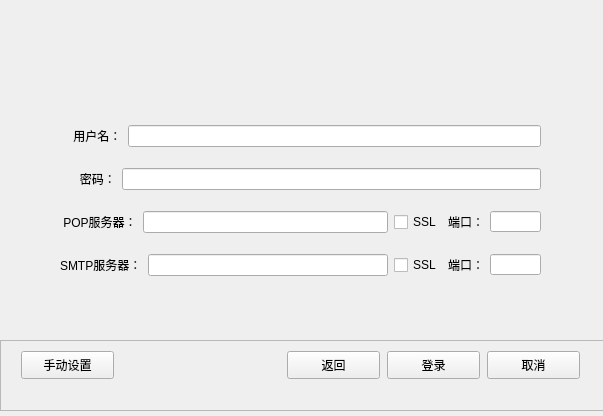
<?xml version="1.0" encoding="UTF-8"?>
<ui version="4.0">
 <class>AccountDialog</class>
 <widget class="QMainWindow" name="AccountDialog">
  <property name="geometry">
   <rect>
    <x>0</x>
    <y>0</y>
    <width>603</width>
    <height>416</height>
   </rect>
  </property>
  <property name="sizePolicy">
   <sizepolicy hsizetype="Fixed" vsizetype="Fixed">
    <horstretch>0</horstretch>
    <verstretch>0</verstretch>
   </sizepolicy>
  </property>
  <property name="minimumSize">
   <size>
    <width>424</width>
    <height>165</height>
   </size>
  </property>
  <property name="mouseTracking">
   <bool>true</bool>
  </property>
  <property name="windowTitle">
   <string>MainWindow</string>
  </property>
  <widget class="QWidget" name="centralwidget">
   <widget class="QFrame" name="frame">
    <property name="geometry">
     <rect>
      <x>0</x>
      <y>340</y>
      <width>611</width>
      <height>71</height>
     </rect>
    </property>
    <property name="minimumSize">
     <size>
      <width>611</width>
      <height>71</height>
     </size>
    </property>
    <property name="styleSheet">
     <string notr="true">border-color: rgb(225, 255, 251);</string>
    </property>
    <property name="frameShape">
     <enum>QFrame::StyledPanel</enum>
    </property>
    <property name="frameShadow">
     <enum>QFrame::Raised</enum>
    </property>
    <widget class="QPushButton" name="SetButton">
     <property name="geometry">
      <rect>
       <x>21</x>
       <y>11</y>
       <width>93</width>
       <height>28</height>
      </rect>
     </property>
     <property name="sizePolicy">
      <sizepolicy hsizetype="Fixed" vsizetype="Fixed">
       <horstretch>0</horstretch>
       <verstretch>0</verstretch>
      </sizepolicy>
     </property>
     <property name="minimumSize">
      <size>
       <width>93</width>
       <height>28</height>
      </size>
     </property>
     <property name="text">
      <string>手动设置</string>
     </property>
    </widget>
    <widget class="QPushButton" name="ReturnButton">
     <property name="geometry">
      <rect>
       <x>287</x>
       <y>11</y>
       <width>93</width>
       <height>28</height>
      </rect>
     </property>
     <property name="text">
      <string>返回</string>
     </property>
    </widget>
    <widget class="QPushButton" name="loginButton">
     <property name="geometry">
      <rect>
       <x>387</x>
       <y>11</y>
       <width>93</width>
       <height>28</height>
      </rect>
     </property>
     <property name="text">
      <string>登录</string>
     </property>
     <property name="shortcut">
      <string>Enter</string>
     </property>
     <property name="autoRepeat">
      <bool>false</bool>
     </property>
    </widget>
    <widget class="QPushButton" name="cancelButton">
     <property name="geometry">
      <rect>
       <x>487</x>
       <y>11</y>
       <width>93</width>
       <height>28</height>
      </rect>
     </property>
     <property name="minimumSize">
      <size>
       <width>93</width>
       <height>28</height>
      </size>
     </property>
     <property name="text">
      <string>取消</string>
     </property>
     <property name="shortcut">
      <string>Esc</string>
     </property>
    </widget>
   </widget>
   <widget class="QWidget" name="layoutWidget">
    <property name="geometry">
     <rect>
      <x>60</x>
      <y>110</y>
      <width>481</width>
      <height>181</height>
     </rect>
    </property>
    <layout class="QVBoxLayout" name="verticalLayout">
     <item>
      <layout class="QHBoxLayout" name="horizontalLayout_3">
       <item>
        <widget class="QLabel" name="labeluserSet">
         <property name="text">
          <string>    用户名：</string>
         </property>
        </widget>
       </item>
       <item>
        <widget class="QLineEdit" name="txtuser">
         <property name="sizePolicy">
          <sizepolicy hsizetype="Expanding" vsizetype="Fixed">
           <horstretch>0</horstretch>
           <verstretch>0</verstretch>
          </sizepolicy>
         </property>
        </widget>
       </item>
      </layout>
     </item>
     <item>
      <layout class="QHBoxLayout" name="horizontalLayout_4">
       <item>
        <widget class="QLabel" name="labelpasswordSet">
         <property name="text">
          <string>      密码：</string>
         </property>
        </widget>
       </item>
       <item>
        <widget class="QLineEdit" name="txtpassword">
         <property name="echoMode">
          <enum>QLineEdit::Password</enum>
         </property>
        </widget>
       </item>
      </layout>
     </item>
     <item>
      <layout class="QHBoxLayout" name="horizontalLayout_2">
       <item>
        <widget class="QLabel" name="poplabel">
         <property name="text">
          <string> POP服务器：</string>
         </property>
        </widget>
       </item>
       <item>
        <widget class="QLineEdit" name="txtpopserver"/>
       </item>
       <item>
        <widget class="QCheckBox" name="checkSSLpop">
         <property name="text">
          <string>SSL</string>
         </property>
        </widget>
       </item>
       <item>
        <widget class="QLabel" name="popportlabel">
         <property name="text">
          <string>端口：</string>
         </property>
        </widget>
       </item>
       <item>
        <widget class="QLineEdit" name="popportEdit">
         <property name="sizePolicy">
          <sizepolicy hsizetype="Fixed" vsizetype="Fixed">
           <horstretch>0</horstretch>
           <verstretch>0</verstretch>
          </sizepolicy>
         </property>
         <property name="maximumSize">
          <size>
           <width>51</width>
           <height>21</height>
          </size>
         </property>
        </widget>
       </item>
      </layout>
     </item>
     <item>
      <layout class="QHBoxLayout" name="horizontalLayout">
       <item>
        <widget class="QLabel" name="smtplabel">
         <property name="text">
          <string>SMTP服务器：</string>
         </property>
        </widget>
       </item>
       <item>
        <widget class="QLineEdit" name="txtsmtpserver"/>
       </item>
       <item>
        <widget class="QCheckBox" name="checkSSLsmtp">
         <property name="text">
          <string>SSL</string>
         </property>
        </widget>
       </item>
       <item>
        <widget class="QLabel" name="smtpportlabel">
         <property name="text">
          <string>端口：</string>
         </property>
        </widget>
       </item>
       <item>
        <widget class="QLineEdit" name="smtpportEdit">
         <property name="sizePolicy">
          <sizepolicy hsizetype="Fixed" vsizetype="Fixed">
           <horstretch>0</horstretch>
           <verstretch>0</verstretch>
          </sizepolicy>
         </property>
         <property name="maximumSize">
          <size>
           <width>51</width>
           <height>21</height>
          </size>
         </property>
        </widget>
       </item>
      </layout>
     </item>
    </layout>
   </widget>
  </widget>
 </widget>
 <resources/>
 <connections>
  <connection>
   <sender>SetButton</sender>
   <signal>clicked()</signal>
   <receiver>AccountDialog</receiver>
   <slot>showManualSet()</slot>
   <hints>
    <hint type="sourcelabel">
     <x>66</x>
     <y>399</y>
    </hint>
    <hint type="destinationlabel">
     <x>123</x>
     <y>327</y>
    </hint>
   </hints>
  </connection>
  <connection>
   <sender>loginButton</sender>
   <signal>clicked()</signal>
   <receiver>AccountDialog</receiver>
   <slot>onLogin()</slot>
   <hints>
    <hint type="sourcelabel">
     <x>479</x>
     <y>381</y>
    </hint>
    <hint type="destinationlabel">
     <x>130</x>
     <y>131</y>
    </hint>
   </hints>
  </connection>
  <connection>
   <sender>cancelButton</sender>
   <signal>clicked()</signal>
   <receiver>AccountDialog</receiver>
   <slot>onCancel()</slot>
   <hints>
    <hint type="sourcelabel">
     <x>579</x>
     <y>381</y>
    </hint>
    <hint type="destinationlabel">
     <x>342</x>
     <y>148</y>
    </hint>
   </hints>
  </connection>
  <connection>
   <sender>ReturnButton</sender>
   <signal>clicked()</signal>
   <receiver>AccountDialog</receiver>
   <slot>hideManualSet()</slot>
   <hints>
    <hint type="sourcelabel">
     <x>346</x>
     <y>391</y>
    </hint>
    <hint type="destinationlabel">
     <x>336</x>
     <y>340</y>
    </hint>
   </hints>
  </connection>
 </connections>
 <slots>
  <slot>onLogin()</slot>
  <slot>onCancel()</slot>
  <slot>hideManualSet()</slot>
  <slot>showManualSet()</slot>
  <slot>onSetpopSLL()</slot>
  <slot>onSetsmtpSSL()</slot>
 </slots>
</ui>
